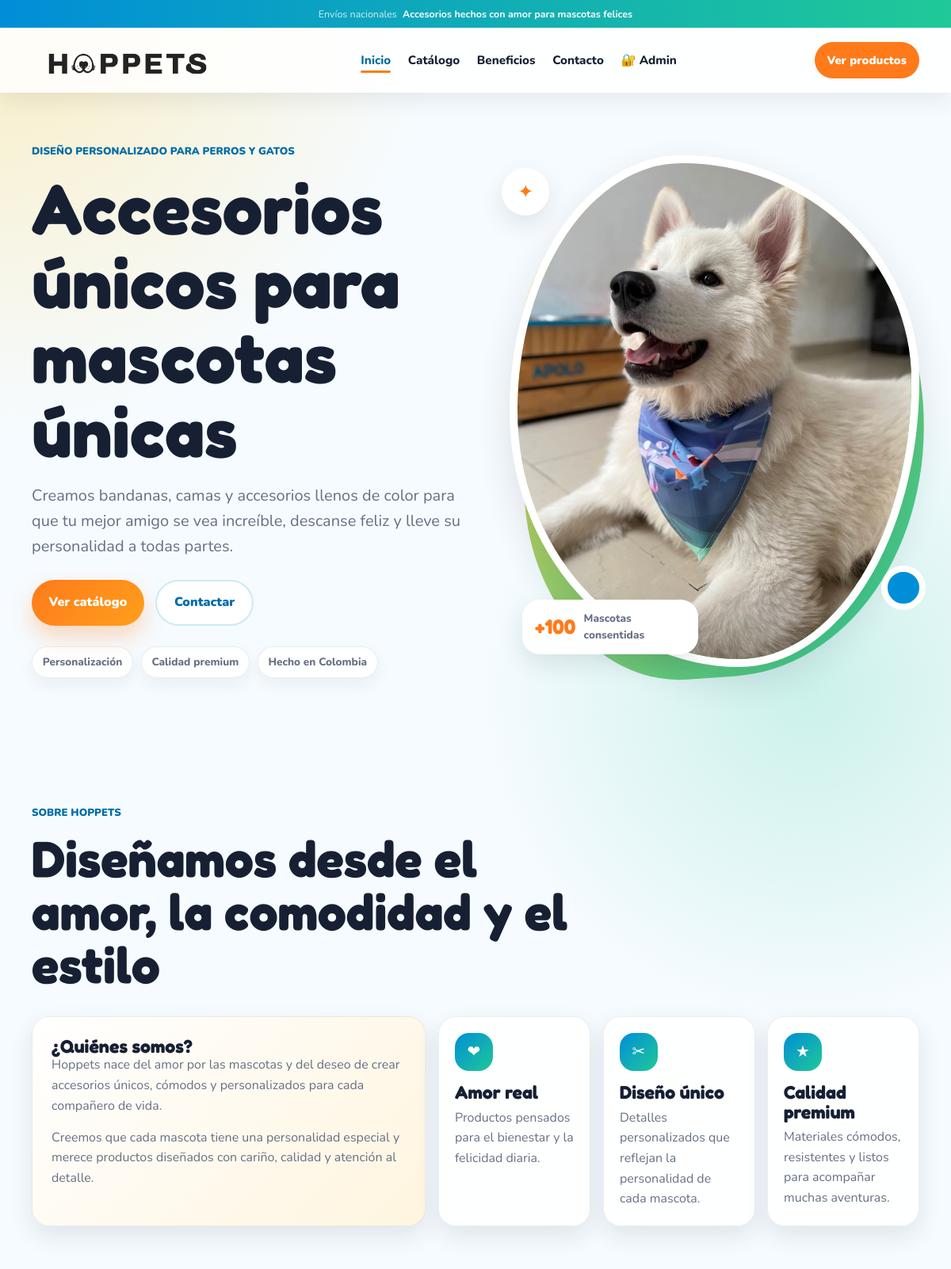
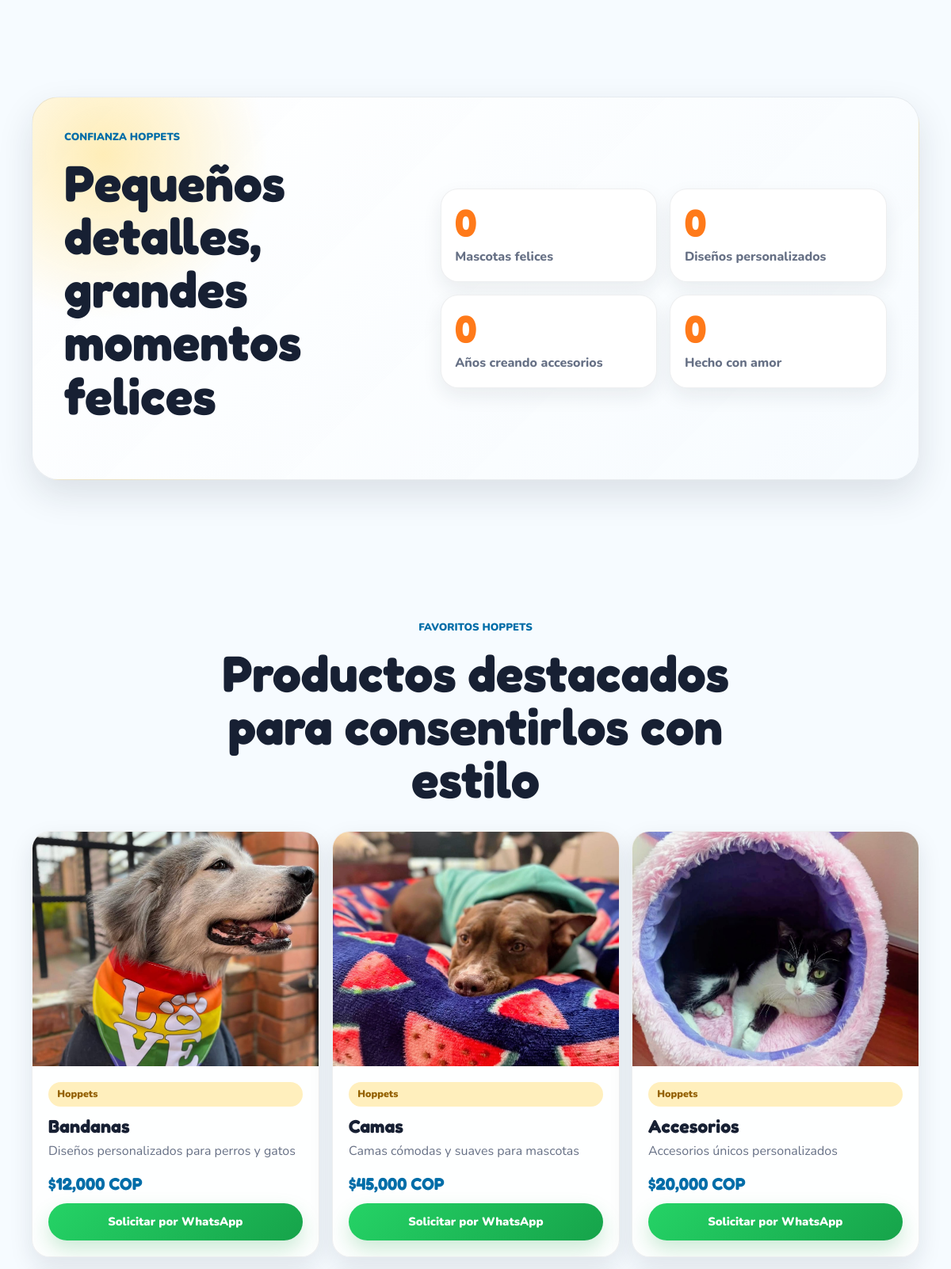
The page / (upper part) on the database its author committed (2 pictures, top to bottom).
### tables this page shows
CREATE TABLE configuracion (
    id INTEGER PRIMARY KEY,
    whatsapp TEXT,
    instagram TEXT,
    correo TEXT
, facebook TEXT, ciudad TEXT, mensaje_contacto TEXT, hero_imagen TEXT);

CREATE TABLE productos (
    id INTEGER PRIMARY KEY AUTOINCREMENT,
    nombre TEXT NOT NULL,
    descripcion TEXT NOT NULL,
    precio INTEGER NOT NULL,
    imagen TEXT NOT NULL
, activo INTEGER DEFAULT 1);

### app.py (the view)
@app.route("/")
def home():
    productos = get_productos()
    configuracion = obtener_configuracion()
    galeria = obtener_galeria()
    return render_template(
        "index.html",
        productos=productos,
        configuracion=configuracion,
        galeria=galeria
    )

### app.py (called while the page is built)
def get_productos():
    conn = sqlite3.connect("database/products.db")
    conn.row_factory = sqlite3.Row
    productos = conn.execute(
    """
    SELECT * FROM productos
    WHERE activo = 1
    """
).fetchall()
    conn.close()
    return productos

def obtener_configuracion():
    conn = sqlite3.connect("database/products.db")
    conn.row_factory = sqlite3.Row
    config = conn.execute(
        "SELECT * FROM configuracion WHERE id = 1"
    ).fetchone()
    conn.close()
    return config

def obtener_galeria():
    conn = sqlite3.connect("database/products.db")
    conn.row_factory = sqlite3.Row
    imagenes = conn.execute(
        """
        SELECT *
        FROM galeria
        ORDER BY id DESC
        """
    ).fetchall()
    conn.close()
    return imagenes

### templates/index.html (shortened to what this page needs)
<!DOCTYPE html>
<html lang="es">
<head>
    <link rel="stylesheet" href="{{ url_for('static', filename='css/style.css') }}">
</head>
<body data-whatsapp-enabled="true" data-whatsapp-number="{{ configuracion['whatsapp'] }}">
    <header class="site-header">
        <div class="promo-bar">
            <span>Envíos nacionales</span>
            <strong>Accesorios hechos con amor para mascotas felices</strong>
        </div>
        <nav class="navbar" aria-label="Navegación principal">
            <a class="logo" href="#" aria-label="Inicio Hoppets">
                <img src="{{ url_for('static', filename='images/logo-negro.png') }}" alt="Hoppets">
            </a>
            <ul class="nav-links">
    <li><a href="#inicio">Inicio</a></li>
    <li><a href="#productos">Catálogo</a></li>
    <li><a href="#beneficios">Beneficios</a></li>
    <li><a href="#contacto">Contacto</a></li>
    <li><a href="/login">🔐 Admin</a></li>
</ul>
            <a class="nav-cta" href="#productos">Ver productos</a>
        </nav>
    </header>
    <main id="contenido">
        <section class="hero section-shell" id="inicio">
            <div class="hero-content" data-animate="slide-in">
                <p class="eyebrow">Diseño personalizado para perros y gatos</p>
                <h1>Accesorios únicos para mascotas únicas</h1>
                <p class="hero-copy">
                    Creamos bandanas, camas y accesorios llenos de color para que tu mejor amigo
                    se vea increíble, descanse feliz y lleve su personalidad a todas partes.
                </p>
                <div class="hero-actions" aria-label="Acciones principales">
                    <a href="#productos" class="btn btn-primary">Ver catálogo</a>
                    <a href="#contacto" class="btn btn-secondary">Contactar</a>
                </div>
                <div class="trust-row" aria-label="Beneficios destacados">
                    <span>Personalización</span>
                    <span>Calidad premium</span>
                    <span>Hecho en Colombia</span>
                </div>
            </div>
            <div class="hero-visual" aria-label="Mascota usando productos Hoppets" data-animate="fade-in">
                <span class="decor decor-paw">✦</span>
                <span class="decor decor-dot"></span>
                <img src="{{ url_for('static', filename='uploads/' + configuracion['hero_imagen']) }}"
                    alt="Perro feliz representando la experiencia Hoppets">
                <div class="floating-card">
                    <strong>+100</strong>
                    <span>Mascotas consentidas</span>
                </div>
            </div>
        </section>
        <section class="about section-shell" id="sobre-hoppets">
            <div class="section-heading" data-animate="fade-up">
                <p class="eyebrow">Sobre Hoppets</p>
                <h2>Diseñamos desde el amor, la comodidad y el estilo</h2>
            </div>
            <div class="about-grid">
                <article class="about-story" data-animate="slide-in">
                    <h3>¿Quiénes somos?</h3>
                    <p>
                        Hoppets nace del amor por las mascotas y del deseo de crear accesorios
                        únicos, cómodos y personalizados para cada compañero de vida.
                    </p>
                    <p>
                        Creemos que cada mascota tiene una personalidad especial y merece productos
                        diseñados con cariño, calidad y atención al detalle.
                    </p>
                </article>
                <div class="values-grid" aria-label="Valores de Hoppets">
                    <article class="value-card" data-animate="fade-up">
                        <span class="icon-bubble">❤</span>
                        <h3>Amor real</h3>
                        <p>Productos pensados para el bienestar y la felicidad diaria.</p>
                    </article>
                    <article class="value-card" data-animate="fade-up">
                        <span class="icon-bubble">✂</span>
                        <h3>Diseño único</h3>
                        <p>Detalles personalizados que reflejan la personalidad de cada mascota.</p>
                    </article>
                    <article class="value-card" data-animate="fade-up">
                        <span class="icon-bubble">★</span>
                        <h3>Calidad premium</h3>
                        <p>Materiales cómodos, resistentes y listos para acompañar muchas aventuras.</p>
                    </article>
                </div>
            </div>
        </section>
        <section class="trust-metrics section-shell" aria-labelledby="metricas-title">
            <div class="metrics-panel" data-animate="fade-up">
                <div class="section-heading">
                    <p class="eyebrow">Confianza Hoppets</p>
                    <h2 id="metricas-title">Pequeños detalles, grandes momentos felices</h2>
                </div>
                <div class="metrics-grid">
                    <article class="metric-card">
                        <strong><span data-counter data-target="100" data-prefix="+">0</span></strong>
                        <p>Mascotas felices</p>
                    </article>
                    <article class="metric-card">
                        <strong><span data-counter data-target="50" data-prefix="+">0</span></strong>
                        <p>Diseños personalizados</p>
                    </article>
                    <article class="metric-card">
                        <strong><span data-counter data-target="4">0</span></strong>
                        <p>Años creando accesorios</p>
                    </article>
                    <article class="metric-card">
                        <strong><span data-counter data-target="100" data-suffix="%">0</span></strong>
                        <p>Hecho con amor</p>
                    </article>
                </div>
            </div>
        </section>
        <section class="products section-shell" id="productos">
            <div class="section-heading centered" data-animate="fade-up">
                <p class="eyebrow">Favoritos Hoppets</p>
                <h2>Productos destacados para consentirlos con estilo</h2>
            </div>
            <div class="product-grid">
                {% for producto in productos %}
<article class="product-card" data-animate="fade-up">
<img
    src="{{ url_for('static', filename='uploads/' + producto['imagen']) }}"
    alt="{{ producto['nombre'] }}"
>
                <div class="product-body">
        <span class="product-tag">
            Hoppets
        </span>
        <h3>{{ producto['nombre'] }}</h3>
        <p>{{ producto['descripcion'] }}</p>
        <div class="product-footer">
            <span class="product-price">
                ${{ "{:,.0f}".format(producto['precio']) }} COP
            </span>
            <a
                class="product-whatsapp"
                href="https://wa.me/{{ configuracion['whatsapp'] }}?text=Hola%20Hoppets,%20quiero%20información%20sobre%20{{ producto['nombre'] }}"
                target="_blank"
                rel="noopener"
            >
                Solicitar por WhatsApp
            </a>
        </div>
    </div>
     </article>
{% endfor %}
            </div>
        </section>
    </main>
</body>
</html>

### rows shown on the page
configuracion: hero_imagen (picture)
productos: imagen (picture), nombre "Bandanas", descripcion "Diseños personalizados para perros y gatos", precio "12,000"
productos: imagen (picture), nombre "Camas", descripcion "Camas cómodas y suaves para mascotas", precio "45,000"
productos: imagen (picture), nombre "Accesorios", descripcion "Accesorios únicos personalizados", precio "20,000"
